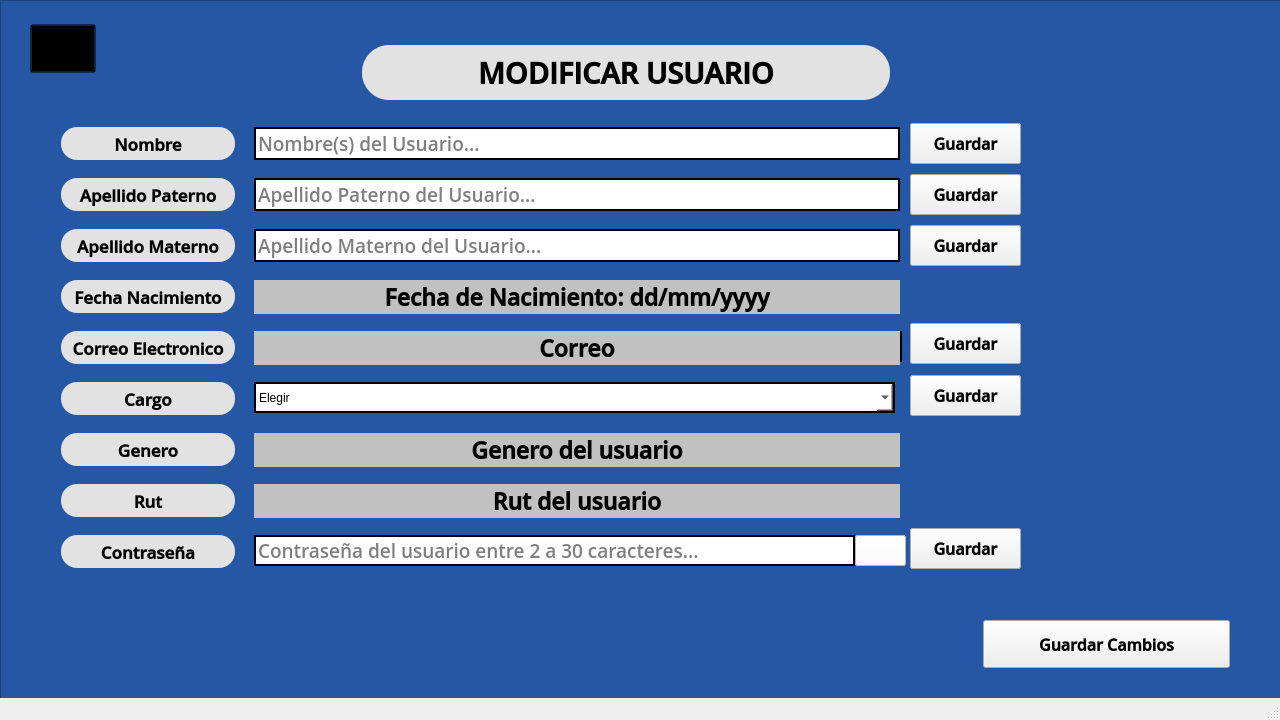
<?xml version="1.0" encoding="UTF-8"?>
<ui version="4.0">
 <class>MainWindow</class>
 <widget class="QMainWindow" name="MainWindow">
  <property name="geometry">
   <rect>
    <x>0</x>
    <y>0</y>
    <width>1280</width>
    <height>720</height>
   </rect>
  </property>
  <property name="minimumSize">
   <size>
    <width>1280</width>
    <height>720</height>
   </size>
  </property>
  <property name="maximumSize">
   <size>
    <width>1280</width>
    <height>720</height>
   </size>
  </property>
  <property name="windowTitle">
   <string>MainWindow</string>
  </property>
  <widget class="QWidget" name="centralwidget">
   <widget class="QFrame" name="frame">
    <property name="geometry">
     <rect>
      <x>0</x>
      <y>0</y>
      <width>1291</width>
      <height>701</height>
     </rect>
    </property>
    <property name="minimumSize">
     <size>
      <width>1291</width>
      <height>701</height>
     </size>
    </property>
    <property name="maximumSize">
     <size>
      <width>1291</width>
      <height>701</height>
     </size>
    </property>
    <property name="styleSheet">
     <string notr="true">background-color: rgb(38, 87, 165);</string>
    </property>
    <property name="frameShape">
     <enum>QFrame::StyledPanel</enum>
    </property>
    <property name="frameShadow">
     <enum>QFrame::Raised</enum>
    </property>
    <widget class="QLabel" name="labelTitulo">
     <property name="geometry">
      <rect>
       <x>362</x>
       <y>45</y>
       <width>528</width>
       <height>55</height>
      </rect>
     </property>
     <property name="font">
      <font>
       <family>Open Sans Semibold</family>
       <pointsize>22</pointsize>
       <weight>75</weight>
       <bold>true</bold>
      </font>
     </property>
     <property name="styleSheet">
      <string notr="true">background-color: rgb(226, 226, 226);
border-radius: 27px;</string>
     </property>
     <property name="text">
      <string>MODIFICAR USUARIO</string>
     </property>
     <property name="alignment">
      <set>Qt::AlignCenter</set>
     </property>
    </widget>
    <widget class="QPushButton" name="btnAtras">
     <property name="geometry">
      <rect>
       <x>30</x>
       <y>24</y>
       <width>66</width>
       <height>49</height>
      </rect>
     </property>
     <property name="cursor">
      <cursorShape>PointingHandCursor</cursorShape>
     </property>
     <property name="focusPolicy">
      <enum>Qt::StrongFocus</enum>
     </property>
     <property name="styleSheet">
      <string notr="true">background-color: rgba(0,0,0,0);</string>
     </property>
     <property name="text">
      <string/>
     </property>
    </widget>
    <widget class="QLabel" name="labelAtras">
     <property name="geometry">
      <rect>
       <x>30</x>
       <y>24</y>
       <width>66</width>
       <height>49</height>
      </rect>
     </property>
     <property name="font">
      <font>
       <family>Open Sans Semibold</family>
       <pointsize>22</pointsize>
       <weight>75</weight>
       <bold>true</bold>
      </font>
     </property>
     <property name="styleSheet">
      <string notr="true"/>
     </property>
     <property name="text">
      <string/>
     </property>
     <property name="pixmap">
      <pixmap>../imagenes/Logo Atras.png</pixmap>
     </property>
     <property name="alignment">
      <set>Qt::AlignCenter</set>
     </property>
    </widget>
    <widget class="QLabel" name="labelNombre">
     <property name="geometry">
      <rect>
       <x>61</x>
       <y>127</y>
       <width>174</width>
       <height>33</height>
      </rect>
     </property>
     <property name="font">
      <font>
       <family>Open Sans Semibold</family>
       <pointsize>13</pointsize>
       <weight>75</weight>
       <bold>true</bold>
      </font>
     </property>
     <property name="styleSheet">
      <string notr="true">background-color: rgb(226, 226, 226);
border-radius: 16px;</string>
     </property>
     <property name="text">
      <string>Nombre</string>
     </property>
     <property name="alignment">
      <set>Qt::AlignCenter</set>
     </property>
    </widget>
    <widget class="QLabel" name="labelFondo">
     <property name="geometry">
      <rect>
       <x>360</x>
       <y>130</y>
       <width>533</width>
       <height>503</height>
      </rect>
     </property>
     <property name="font">
      <font>
       <family>Open Sans Semibold</family>
       <pointsize>22</pointsize>
       <weight>75</weight>
       <bold>true</bold>
      </font>
     </property>
     <property name="styleSheet">
      <string notr="true"/>
     </property>
     <property name="text">
      <string/>
     </property>
     <property name="pixmap">
      <pixmap>../imagenes/Icono Fondo.png</pixmap>
     </property>
     <property name="alignment">
      <set>Qt::AlignCenter</set>
     </property>
    </widget>
    <widget class="QLineEdit" name="inputNombre">
     <property name="geometry">
      <rect>
       <x>254</x>
       <y>127</y>
       <width>646</width>
       <height>33</height>
      </rect>
     </property>
     <property name="font">
      <font>
       <family>Open Sans Semibold</family>
       <pointsize>14</pointsize>
      </font>
     </property>
     <property name="styleSheet">
      <string notr="true">border: 2px solid #000000;
background-color: rgb(255, 255, 255);</string>
     </property>
     <property name="text">
      <string/>
     </property>
     <property name="placeholderText">
      <string>Nombre(s) del Usuario...</string>
     </property>
    </widget>
    <widget class="QLabel" name="labelApellidoP">
     <property name="geometry">
      <rect>
       <x>61</x>
       <y>178</y>
       <width>174</width>
       <height>33</height>
      </rect>
     </property>
     <property name="font">
      <font>
       <family>Open Sans Semibold</family>
       <pointsize>13</pointsize>
       <weight>75</weight>
       <bold>true</bold>
      </font>
     </property>
     <property name="styleSheet">
      <string notr="true">background-color: rgb(226, 226, 226);
border-radius: 16px;</string>
     </property>
     <property name="text">
      <string>Apellido Paterno</string>
     </property>
     <property name="alignment">
      <set>Qt::AlignCenter</set>
     </property>
    </widget>
    <widget class="QLineEdit" name="inputApellidoP">
     <property name="geometry">
      <rect>
       <x>254</x>
       <y>178</y>
       <width>646</width>
       <height>33</height>
      </rect>
     </property>
     <property name="font">
      <font>
       <family>Open Sans Semibold</family>
       <pointsize>14</pointsize>
      </font>
     </property>
     <property name="styleSheet">
      <string notr="true">border: 2px solid #000000;
background-color: rgb(255, 255, 255);</string>
     </property>
     <property name="text">
      <string/>
     </property>
     <property name="placeholderText">
      <string>Apellido Paterno del Usuario...</string>
     </property>
    </widget>
    <widget class="QLabel" name="labelApellidoM">
     <property name="geometry">
      <rect>
       <x>61</x>
       <y>229</y>
       <width>174</width>
       <height>33</height>
      </rect>
     </property>
     <property name="font">
      <font>
       <family>Open Sans Semibold</family>
       <pointsize>13</pointsize>
       <weight>75</weight>
       <bold>true</bold>
      </font>
     </property>
     <property name="styleSheet">
      <string notr="true">background-color: rgb(226, 226, 226);
border-radius: 16px;</string>
     </property>
     <property name="text">
      <string>Apellido Materno</string>
     </property>
     <property name="alignment">
      <set>Qt::AlignCenter</set>
     </property>
    </widget>
    <widget class="QLabel" name="labelFechaN">
     <property name="geometry">
      <rect>
       <x>61</x>
       <y>280</y>
       <width>174</width>
       <height>33</height>
      </rect>
     </property>
     <property name="font">
      <font>
       <family>Open Sans Semibold</family>
       <pointsize>13</pointsize>
       <weight>75</weight>
       <bold>true</bold>
      </font>
     </property>
     <property name="styleSheet">
      <string notr="true">background-color: rgb(226, 226, 226);
border-radius: 16px;</string>
     </property>
     <property name="text">
      <string>Fecha Nacimiento</string>
     </property>
     <property name="alignment">
      <set>Qt::AlignCenter</set>
     </property>
    </widget>
    <widget class="QLabel" name="labelCorreo">
     <property name="geometry">
      <rect>
       <x>61</x>
       <y>331</y>
       <width>174</width>
       <height>33</height>
      </rect>
     </property>
     <property name="font">
      <font>
       <family>Open Sans Semibold</family>
       <pointsize>13</pointsize>
       <weight>75</weight>
       <bold>true</bold>
      </font>
     </property>
     <property name="styleSheet">
      <string notr="true">background-color: rgb(226, 226, 226);
border-radius: 16px;</string>
     </property>
     <property name="text">
      <string>Correo Electronico</string>
     </property>
     <property name="alignment">
      <set>Qt::AlignCenter</set>
     </property>
    </widget>
    <widget class="QLabel" name="labelCargo">
     <property name="geometry">
      <rect>
       <x>61</x>
       <y>382</y>
       <width>174</width>
       <height>33</height>
      </rect>
     </property>
     <property name="font">
      <font>
       <family>Open Sans Semibold</family>
       <pointsize>13</pointsize>
       <weight>75</weight>
       <bold>true</bold>
      </font>
     </property>
     <property name="styleSheet">
      <string notr="true">background-color: rgb(226, 226, 226);
border-radius: 16px;</string>
     </property>
     <property name="text">
      <string>Cargo</string>
     </property>
     <property name="alignment">
      <set>Qt::AlignCenter</set>
     </property>
    </widget>
    <widget class="QLabel" name="labelGenero">
     <property name="geometry">
      <rect>
       <x>61</x>
       <y>433</y>
       <width>174</width>
       <height>33</height>
      </rect>
     </property>
     <property name="font">
      <font>
       <family>Open Sans Semibold</family>
       <pointsize>13</pointsize>
       <weight>75</weight>
       <bold>true</bold>
      </font>
     </property>
     <property name="styleSheet">
      <string notr="true">background-color: rgb(226, 226, 226);
border-radius: 16px;</string>
     </property>
     <property name="text">
      <string>Genero</string>
     </property>
     <property name="alignment">
      <set>Qt::AlignCenter</set>
     </property>
    </widget>
    <widget class="QLabel" name="labelRut">
     <property name="geometry">
      <rect>
       <x>61</x>
       <y>484</y>
       <width>174</width>
       <height>33</height>
      </rect>
     </property>
     <property name="font">
      <font>
       <family>Open Sans Semibold</family>
       <pointsize>13</pointsize>
       <weight>75</weight>
       <bold>true</bold>
      </font>
     </property>
     <property name="styleSheet">
      <string notr="true">background-color: rgb(226, 226, 226);
border-radius: 16px;</string>
     </property>
     <property name="text">
      <string>Rut</string>
     </property>
     <property name="alignment">
      <set>Qt::AlignCenter</set>
     </property>
    </widget>
    <widget class="QLabel" name="labelContrasena">
     <property name="geometry">
      <rect>
       <x>61</x>
       <y>535</y>
       <width>174</width>
       <height>33</height>
      </rect>
     </property>
     <property name="font">
      <font>
       <family>Open Sans Semibold</family>
       <pointsize>13</pointsize>
       <weight>75</weight>
       <bold>true</bold>
      </font>
     </property>
     <property name="styleSheet">
      <string notr="true">background-color: rgb(226, 226, 226);
border-radius: 16px;</string>
     </property>
     <property name="text">
      <string>Contraseña</string>
     </property>
     <property name="alignment">
      <set>Qt::AlignCenter</set>
     </property>
    </widget>
    <widget class="QLineEdit" name="inputApellidoM">
     <property name="geometry">
      <rect>
       <x>254</x>
       <y>229</y>
       <width>646</width>
       <height>33</height>
      </rect>
     </property>
     <property name="font">
      <font>
       <family>Open Sans Semibold</family>
       <pointsize>14</pointsize>
      </font>
     </property>
     <property name="styleSheet">
      <string notr="true">border: 2px solid #000000;
background-color: rgb(255, 255, 255);</string>
     </property>
     <property name="text">
      <string/>
     </property>
     <property name="placeholderText">
      <string>Apellido Materno del Usuario...</string>
     </property>
    </widget>
    <widget class="QLineEdit" name="inputContra">
     <property name="geometry">
      <rect>
       <x>254</x>
       <y>535</y>
       <width>601</width>
       <height>31</height>
      </rect>
     </property>
     <property name="font">
      <font>
       <family>Open Sans Semibold</family>
       <pointsize>14</pointsize>
      </font>
     </property>
     <property name="styleSheet">
      <string notr="true">border: 2px solid #000000;
background-color: rgb(255, 255, 255);</string>
     </property>
     <property name="text">
      <string/>
     </property>
     <property name="maxLength">
      <number>30</number>
     </property>
     <property name="echoMode">
      <enum>QLineEdit::Password</enum>
     </property>
     <property name="placeholderText">
      <string>Contraseña del usuario entre 2 a 30 caracteres...</string>
     </property>
    </widget>
    <widget class="QLabel" name="labelFechaNoEditar">
     <property name="geometry">
      <rect>
       <x>254</x>
       <y>280</y>
       <width>646</width>
       <height>34</height>
      </rect>
     </property>
     <property name="font">
      <font>
       <family>Open Sans Semibold</family>
       <pointsize>17</pointsize>
       <weight>75</weight>
       <bold>true</bold>
      </font>
     </property>
     <property name="styleSheet">
      <string notr="true">background-color: rgb(193, 193, 193);</string>
     </property>
     <property name="text">
      <string>Fecha de Nacimiento: dd/mm/yyyy</string>
     </property>
     <property name="alignment">
      <set>Qt::AlignCenter</set>
     </property>
    </widget>
    <widget class="QLabel" name="labelGeneroNoEditar">
     <property name="geometry">
      <rect>
       <x>254</x>
       <y>433</y>
       <width>646</width>
       <height>34</height>
      </rect>
     </property>
     <property name="font">
      <font>
       <family>Open Sans Semibold</family>
       <pointsize>17</pointsize>
       <weight>75</weight>
       <bold>true</bold>
      </font>
     </property>
     <property name="styleSheet">
      <string notr="true">background-color: rgb(193, 193, 193);</string>
     </property>
     <property name="text">
      <string>Genero del usuario</string>
     </property>
     <property name="alignment">
      <set>Qt::AlignCenter</set>
     </property>
    </widget>
    <widget class="QLineEdit" name="inputCorreo">
     <property name="geometry">
      <rect>
       <x>254</x>
       <y>331</y>
       <width>321</width>
       <height>31</height>
      </rect>
     </property>
     <property name="font">
      <font>
       <family>Open Sans Semibold</family>
       <pointsize>14</pointsize>
      </font>
     </property>
     <property name="styleSheet">
      <string notr="true">border: 2px solid #000000;
background-color: rgb(255, 255, 255);</string>
     </property>
     <property name="text">
      <string/>
     </property>
     <property name="placeholderText">
      <string>Correo del usuario...</string>
     </property>
    </widget>
    <widget class="QLabel" name="labelArroba">
     <property name="geometry">
      <rect>
       <x>573</x>
       <y>331</y>
       <width>41</width>
       <height>31</height>
      </rect>
     </property>
     <property name="font">
      <font>
       <family>Open Sans Semibold</family>
       <pointsize>14</pointsize>
       <weight>75</weight>
       <bold>true</bold>
      </font>
     </property>
     <property name="styleSheet">
      <string notr="true">border: 2px solid #000000;
background-color: rgb(255, 255, 255);</string>
     </property>
     <property name="text">
      <string>@</string>
     </property>
     <property name="alignment">
      <set>Qt::AlignCenter</set>
     </property>
    </widget>
    <widget class="QLineEdit" name="inputDominio">
     <property name="geometry">
      <rect>
       <x>611</x>
       <y>331</y>
       <width>291</width>
       <height>31</height>
      </rect>
     </property>
     <property name="font">
      <font>
       <family>Open Sans Semibold</family>
       <pointsize>14</pointsize>
      </font>
     </property>
     <property name="styleSheet">
      <string notr="true">border: 2px solid #000000;
background-color: rgb(255, 255, 255);</string>
     </property>
     <property name="text">
      <string/>
     </property>
     <property name="placeholderText">
      <string>Dominio correo, ej: gmail.com</string>
     </property>
    </widget>
    <widget class="QComboBox" name="comboBoxC">
     <property name="geometry">
      <rect>
       <x>254</x>
       <y>382</y>
       <width>641</width>
       <height>31</height>
      </rect>
     </property>
     <property name="styleSheet">
      <string notr="true">border: 2px solid #000000;
background-color: rgb(255, 255, 255);</string>
     </property>
     <item>
      <property name="text">
       <string>Elegir</string>
      </property>
      <property name="icon">
       <iconset>
        <normaloff>../imagenes/Elegir.png</normaloff>../imagenes/Elegir.png</iconset>
      </property>
     </item>
     <item>
      <property name="text">
       <string>Cajero/a</string>
      </property>
      <property name="icon">
       <iconset>
        <normaloff>../imagenes/Cajero.png</normaloff>../imagenes/Cajero.png</iconset>
      </property>
     </item>
     <item>
      <property name="text">
       <string>Gerente</string>
      </property>
      <property name="icon">
       <iconset>
        <normaloff>../imagenes/Gerente.png</normaloff>../imagenes/Gerente.png</iconset>
      </property>
     </item>
     <item>
      <property name="text">
       <string>Asistente de Ventas</string>
      </property>
      <property name="icon">
       <iconset>
        <normaloff>../imagenes/Asistente.png</normaloff>../imagenes/Asistente.png</iconset>
      </property>
     </item>
    </widget>
    <widget class="QPushButton" name="btnMostrar">
     <property name="geometry">
      <rect>
       <x>855</x>
       <y>535</y>
       <width>51</width>
       <height>31</height>
      </rect>
     </property>
     <property name="cursor">
      <cursorShape>PointingHandCursor</cursorShape>
     </property>
     <property name="focusPolicy">
      <enum>Qt::StrongFocus</enum>
     </property>
     <property name="styleSheet">
      <string notr="true">background-color: rgba(255, 255, 255);</string>
     </property>
     <property name="text">
      <string/>
     </property>
     <property name="icon">
      <iconset>
       <normaloff>../imagenes/Mostrar.png</normaloff>../imagenes/Mostrar.png</iconset>
     </property>
     <property name="iconSize">
      <size>
       <width>37</width>
       <height>33</height>
      </size>
     </property>
    </widget>
    <widget class="QLabel" name="labelFechaNoEditar_2">
     <property name="geometry">
      <rect>
       <x>254</x>
       <y>331</y>
       <width>646</width>
       <height>34</height>
      </rect>
     </property>
     <property name="font">
      <font>
       <family>Open Sans Semibold</family>
       <pointsize>17</pointsize>
       <weight>75</weight>
       <bold>true</bold>
      </font>
     </property>
     <property name="styleSheet">
      <string notr="true">background-color: rgb(193, 193, 193);</string>
     </property>
     <property name="text">
      <string>Correo</string>
     </property>
     <property name="alignment">
      <set>Qt::AlignCenter</set>
     </property>
    </widget>
    <zorder>labelFondo</zorder>
    <zorder>labelAtras</zorder>
    <zorder>labelTitulo</zorder>
    <zorder>btnAtras</zorder>
    <zorder>labelNombre</zorder>
    <zorder>inputNombre</zorder>
    <zorder>labelApellidoP</zorder>
    <zorder>inputApellidoP</zorder>
    <zorder>labelApellidoM</zorder>
    <zorder>labelFechaN</zorder>
    <zorder>labelCorreo</zorder>
    <zorder>labelCargo</zorder>
    <zorder>labelGenero</zorder>
    <zorder>labelRut</zorder>
    <zorder>labelContrasena</zorder>
    <zorder>inputApellidoM</zorder>
    <zorder>inputContra</zorder>
    <zorder>labelFechaNoEditar</zorder>
    <zorder>labelGeneroNoEditar</zorder>
    <zorder>inputCorreo</zorder>
    <zorder>labelArroba</zorder>
    <zorder>inputDominio</zorder>
    <zorder>comboBoxC</zorder>
    <zorder>btnMostrar</zorder>
    <zorder>labelFechaNoEditar_2</zorder>
   </widget>
   <widget class="QPushButton" name="botonGuardar">
    <property name="geometry">
     <rect>
      <x>983</x>
      <y>620</y>
      <width>247</width>
      <height>48</height>
     </rect>
    </property>
    <property name="font">
     <font>
      <family>Open Sans Semibold</family>
      <pointsize>12</pointsize>
      <weight>75</weight>
      <italic>false</italic>
      <bold>true</bold>
     </font>
    </property>
    <property name="cursor">
     <cursorShape>PointingHandCursor</cursorShape>
    </property>
    <property name="styleSheet">
     <string notr="true">border-color: rgb(0, 74, 173);</string>
    </property>
    <property name="text">
     <string>Guardar Cambios</string>
    </property>
   </widget>
   <widget class="QLabel" name="labelRutNoEditar">
    <property name="geometry">
     <rect>
      <x>254</x>
      <y>484</y>
      <width>646</width>
      <height>34</height>
     </rect>
    </property>
    <property name="font">
     <font>
      <family>Open Sans Semibold</family>
      <pointsize>17</pointsize>
      <weight>75</weight>
      <bold>true</bold>
     </font>
    </property>
    <property name="styleSheet">
     <string notr="true">background-color: rgb(193, 193, 193);</string>
    </property>
    <property name="text">
     <string>Rut del usuario</string>
    </property>
    <property name="alignment">
     <set>Qt::AlignCenter</set>
    </property>
   </widget>
   <widget class="QPushButton" name="botonModificarN">
    <property name="geometry">
     <rect>
      <x>910</x>
      <y>123</y>
      <width>111</width>
      <height>41</height>
     </rect>
    </property>
    <property name="font">
     <font>
      <family>Open Sans Semibold</family>
      <pointsize>12</pointsize>
      <weight>75</weight>
      <italic>false</italic>
      <bold>true</bold>
     </font>
    </property>
    <property name="cursor">
     <cursorShape>PointingHandCursor</cursorShape>
    </property>
    <property name="styleSheet">
     <string notr="true">border-color: rgb(0, 74, 173);</string>
    </property>
    <property name="text">
     <string>Modificar</string>
    </property>
   </widget>
   <widget class="QPushButton" name="botonModificarApP">
    <property name="geometry">
     <rect>
      <x>910</x>
      <y>174</y>
      <width>111</width>
      <height>41</height>
     </rect>
    </property>
    <property name="font">
     <font>
      <family>Open Sans Semibold</family>
      <pointsize>12</pointsize>
      <weight>75</weight>
      <italic>false</italic>
      <bold>true</bold>
     </font>
    </property>
    <property name="cursor">
     <cursorShape>PointingHandCursor</cursorShape>
    </property>
    <property name="styleSheet">
     <string notr="true">border-color: rgb(0, 74, 173);</string>
    </property>
    <property name="text">
     <string>Modificar</string>
    </property>
   </widget>
   <widget class="QPushButton" name="botonModificarApM">
    <property name="geometry">
     <rect>
      <x>910</x>
      <y>225</y>
      <width>111</width>
      <height>41</height>
     </rect>
    </property>
    <property name="font">
     <font>
      <family>Open Sans Semibold</family>
      <pointsize>12</pointsize>
      <weight>75</weight>
      <italic>false</italic>
      <bold>true</bold>
     </font>
    </property>
    <property name="cursor">
     <cursorShape>PointingHandCursor</cursorShape>
    </property>
    <property name="styleSheet">
     <string notr="true">border-color: rgb(0, 74, 173);</string>
    </property>
    <property name="text">
     <string>Modificar</string>
    </property>
   </widget>
   <widget class="QPushButton" name="botonModificarCorreo">
    <property name="geometry">
     <rect>
      <x>910</x>
      <y>323</y>
      <width>111</width>
      <height>41</height>
     </rect>
    </property>
    <property name="font">
     <font>
      <family>Open Sans Semibold</family>
      <pointsize>12</pointsize>
      <weight>75</weight>
      <italic>false</italic>
      <bold>true</bold>
     </font>
    </property>
    <property name="cursor">
     <cursorShape>PointingHandCursor</cursorShape>
    </property>
    <property name="styleSheet">
     <string notr="true">border-color: rgb(0, 74, 173);</string>
    </property>
    <property name="text">
     <string>Modificar</string>
    </property>
   </widget>
   <widget class="QPushButton" name="botonRegistrarCargo">
    <property name="geometry">
     <rect>
      <x>910</x>
      <y>375</y>
      <width>111</width>
      <height>41</height>
     </rect>
    </property>
    <property name="font">
     <font>
      <family>Open Sans Semibold</family>
      <pointsize>12</pointsize>
      <weight>75</weight>
      <italic>false</italic>
      <bold>true</bold>
     </font>
    </property>
    <property name="cursor">
     <cursorShape>PointingHandCursor</cursorShape>
    </property>
    <property name="styleSheet">
     <string notr="true">border-color: rgb(0, 74, 173);</string>
    </property>
    <property name="text">
     <string>Modificar</string>
    </property>
   </widget>
   <widget class="QPushButton" name="botonRegistrarPass">
    <property name="geometry">
     <rect>
      <x>910</x>
      <y>528</y>
      <width>111</width>
      <height>41</height>
     </rect>
    </property>
    <property name="font">
     <font>
      <family>Open Sans Semibold</family>
      <pointsize>12</pointsize>
      <weight>75</weight>
      <italic>false</italic>
      <bold>true</bold>
     </font>
    </property>
    <property name="cursor">
     <cursorShape>PointingHandCursor</cursorShape>
    </property>
    <property name="styleSheet">
     <string notr="true">border-color: rgb(0, 74, 173);</string>
    </property>
    <property name="text">
     <string>Modificar</string>
    </property>
   </widget>
   <widget class="QPushButton" name="btnOcultar">
    <property name="geometry">
     <rect>
      <x>855</x>
      <y>535</y>
      <width>51</width>
      <height>31</height>
     </rect>
    </property>
    <property name="cursor">
     <cursorShape>PointingHandCursor</cursorShape>
    </property>
    <property name="focusPolicy">
     <enum>Qt::StrongFocus</enum>
    </property>
    <property name="styleSheet">
     <string notr="true">background-color: rgba(255, 255, 255);</string>
    </property>
    <property name="text">
     <string/>
    </property>
    <property name="icon">
     <iconset>
      <normaloff>../imagenes/Esconder.png</normaloff>../imagenes/Esconder.png</iconset>
    </property>
    <property name="iconSize">
     <size>
      <width>37</width>
      <height>33</height>
     </size>
    </property>
   </widget>
   <widget class="QPushButton" name="botonGuardarN">
    <property name="geometry">
     <rect>
      <x>910</x>
      <y>123</y>
      <width>111</width>
      <height>41</height>
     </rect>
    </property>
    <property name="font">
     <font>
      <family>Open Sans Semibold</family>
      <pointsize>12</pointsize>
      <weight>75</weight>
      <italic>false</italic>
      <bold>true</bold>
     </font>
    </property>
    <property name="cursor">
     <cursorShape>PointingHandCursor</cursorShape>
    </property>
    <property name="styleSheet">
     <string notr="true">border-color: rgb(0, 74, 173);</string>
    </property>
    <property name="text">
     <string>Guardar</string>
    </property>
   </widget>
   <widget class="QPushButton" name="botonGuardarApP">
    <property name="geometry">
     <rect>
      <x>910</x>
      <y>174</y>
      <width>111</width>
      <height>41</height>
     </rect>
    </property>
    <property name="font">
     <font>
      <family>Open Sans Semibold</family>
      <pointsize>12</pointsize>
      <weight>75</weight>
      <italic>false</italic>
      <bold>true</bold>
     </font>
    </property>
    <property name="cursor">
     <cursorShape>PointingHandCursor</cursorShape>
    </property>
    <property name="styleSheet">
     <string notr="true">border-color: rgb(0, 74, 173);</string>
    </property>
    <property name="text">
     <string>Guardar</string>
    </property>
   </widget>
   <widget class="QPushButton" name="botonGuardarApM">
    <property name="geometry">
     <rect>
      <x>910</x>
      <y>225</y>
      <width>111</width>
      <height>41</height>
     </rect>
    </property>
    <property name="font">
     <font>
      <family>Open Sans Semibold</family>
      <pointsize>12</pointsize>
      <weight>75</weight>
      <italic>false</italic>
      <bold>true</bold>
     </font>
    </property>
    <property name="cursor">
     <cursorShape>PointingHandCursor</cursorShape>
    </property>
    <property name="styleSheet">
     <string notr="true">border-color: rgb(0, 74, 173);</string>
    </property>
    <property name="text">
     <string>Guardar</string>
    </property>
   </widget>
   <widget class="QPushButton" name="botonGuardarCorreo">
    <property name="geometry">
     <rect>
      <x>910</x>
      <y>323</y>
      <width>111</width>
      <height>41</height>
     </rect>
    </property>
    <property name="font">
     <font>
      <family>Open Sans Semibold</family>
      <pointsize>12</pointsize>
      <weight>75</weight>
      <italic>false</italic>
      <bold>true</bold>
     </font>
    </property>
    <property name="cursor">
     <cursorShape>PointingHandCursor</cursorShape>
    </property>
    <property name="styleSheet">
     <string notr="true">border-color: rgb(0, 74, 173);</string>
    </property>
    <property name="text">
     <string>Guardar</string>
    </property>
   </widget>
   <widget class="QPushButton" name="botonGuardarCargo">
    <property name="geometry">
     <rect>
      <x>910</x>
      <y>375</y>
      <width>111</width>
      <height>41</height>
     </rect>
    </property>
    <property name="font">
     <font>
      <family>Open Sans Semibold</family>
      <pointsize>12</pointsize>
      <weight>75</weight>
      <italic>false</italic>
      <bold>true</bold>
     </font>
    </property>
    <property name="cursor">
     <cursorShape>PointingHandCursor</cursorShape>
    </property>
    <property name="styleSheet">
     <string notr="true">border-color: rgb(0, 74, 173);</string>
    </property>
    <property name="text">
     <string>Guardar</string>
    </property>
   </widget>
   <widget class="QPushButton" name="botonGuardarPass">
    <property name="geometry">
     <rect>
      <x>910</x>
      <y>528</y>
      <width>111</width>
      <height>41</height>
     </rect>
    </property>
    <property name="font">
     <font>
      <family>Open Sans Semibold</family>
      <pointsize>12</pointsize>
      <weight>75</weight>
      <italic>false</italic>
      <bold>true</bold>
     </font>
    </property>
    <property name="cursor">
     <cursorShape>PointingHandCursor</cursorShape>
    </property>
    <property name="styleSheet">
     <string notr="true">border-color: rgb(0, 74, 173);</string>
    </property>
    <property name="text">
     <string>Guardar</string>
    </property>
   </widget>
  </widget>
  <widget class="QMenuBar" name="menubar">
   <property name="geometry">
    <rect>
     <x>0</x>
     <y>0</y>
     <width>1280</width>
     <height>21</height>
    </rect>
   </property>
  </widget>
  <widget class="QStatusBar" name="statusbar"/>
 </widget>
 <resources/>
 <connections/>
</ui>
